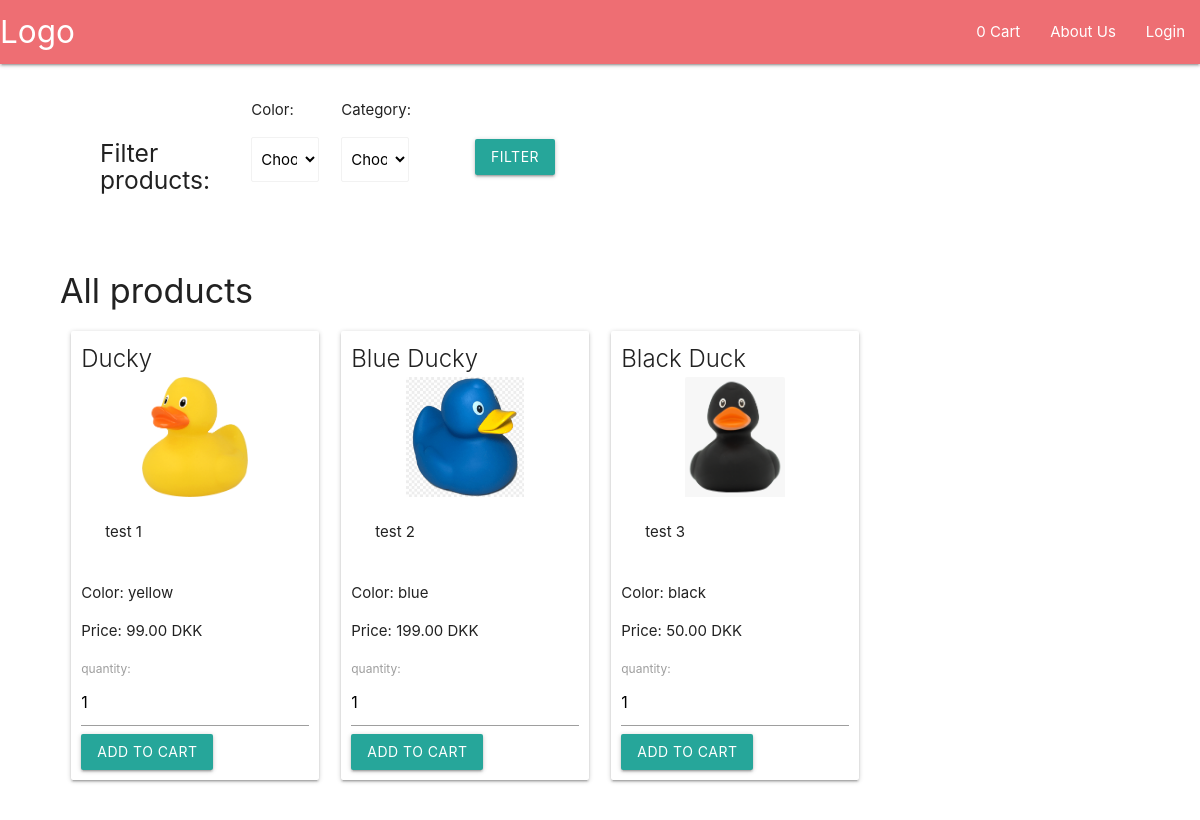
The page / on the database its author committed.
### tables this page shows
CREATE TABLE Product
(
  `ID` int(8) NOT NULL AUTO_INCREMENT,
  `name` varchar(255) NOT NULL,
  `code` varchar(255) NOT NULL,
  `image` text NOT NULL,
  `price` double(10,2) NOT NULL,
  `color` int NOT null,
  `desc` varchar(255),
  `quantity` int NOT NULL,
  PRIMARY KEY (`ID`),
  UNIQUE KEY `product_code` (`code`),
  FOREIGN KEY (color) REFERENCES Color (ColorID)
);

CREATE TABLE Color
(
    colorID int NOT NULL AUTO_INCREMENT PRIMARY KEY,
    `name` varchar(100) NOT NULL
);

### shop/DBController.php (called while the page is built, shortened)
<?php
class DBController {
	private $host = "mysql37.unoeuro.com";
	private $user = "jonaskp_dk";
	private $password = "B4tt3ryH0rs3";
	private $database = "jonaskp_dk_db";
	private $conn;
	function __construct() {
		$this->conn = $this->connectDB();
	}
	function connectDB() {
		$conn = mysqli_connect($this->host,$this->user,$this->password,$this->database);
		return $conn;
	}
	function runQuery($query) {
		$result = mysqli_query($this->conn,$query);
		while($row=mysqli_fetch_assoc($result)) {
			$results[] = $row;
		}
		if(!empty($results))
			return $results;
	}
}
?>

### index.php (the view, shortened to what this page needs)
<?php include "header.php"
?>
<?php
$db_handle = new DBController();
$product_array = $db_handle->runQuery("SELECT * FROM Product p ORDER BY ID ASC");
$dbcon = dbCon();
?>
  <div class="row">
    <form method="post" action="filteredProducts.php" ?>
      <div class="input-field col s2" style="padding:40px; padding-bottom:0;">
        <h5>Filter products:</h5>
      </div>
      <div class="input-field col s1">
        <p>Color:</p>
        <select name="filteredColor" class="browser-default">
          <?php
          echo "<option value='' selected disabled hidden>Choose here</option>";
          ?>
        </select>
      </div>
      <div class="input-field col s1">
        <p>Category:</p>
        <select name="filteredCategory" class="browser-default">
          <?php
          echo "<option value='' selected disabled hidden>Choose here</option>";
          ?>
        </select>
      </div>
      <div class="input-field col s1" style="padding:55px; padding-bottom:0;">
        <button class="btn waves-effect waves-light" type="submit" name="filter">filter</button>
      </div>
    </form>
  </div>
  <div class="row">
    <h4>All products</h4>
    <?php
    if (!empty($product_array)) {
      foreach ($product_array as $aNumber => $value) {
        $colorID = $product_array[$aNumber]["color"];
        $colorQuery = "SELECT * FROM Color WHERE colorID = $colorID limit 1";
        $handleColor = $dbcon->prepare($colorQuery);
        $handleColor->execute();
        $color = $handleColor->fetchAll();
    ?>
        <form method="post" action="index.php?action=add&code=<?php echo $product_array[$aNumber]["code"]; ?>">
          <div class="col s12 m3">
            <div class="card">
              <span class="card-title"><?php echo $product_array[$aNumber]["name"]; ?></span>
              <div class="card-image">
                <img src="<?php echo $product_array[$aNumber]["image"]; ?>" id="image">
              </div>
              <div class="card-content">
                <p><?php echo $product_array[$aNumber]["desc"]; ?></p>
              </div>
              <div>
                <p> Color: <?php echo $color[0]['name']; ?></p>
              </div>
              <div>
                <p>Price: <?php echo $product_array[$aNumber]["price"]; ?> DKK</p>
              </div>
              <div>
                <label for="quantity">quantity:</label>
                <input type="text" name="quantity" value="1" size="1" />
                <button class="waves-effect waves-light btn" type="submit">Add to cart</button>
              </div>
            </div>
          </div>
        </form>
    <?php
      }
    }
    ?>
  </div>

### css/style.css (style rules this page uses)
#image { max-height: 120px; max-width: 150px; width: auto; height: auto; margin-left: auto; margin-right: auto; }
.card { padding: 10px; }
.row { padding: 5px 5% !important; }

### rows shown on the page
product: name "Ducky", image (picture), desc "test 1", color.name "yellow", price "99.00"
product: name "Blue Ducky", image (picture), desc "test 2", color.name "blue", price "199.00"
product: name "Black Duck", image (picture), desc "test 3", color.name "black", price "50.00"

### other values the page prints
$iq "0"
